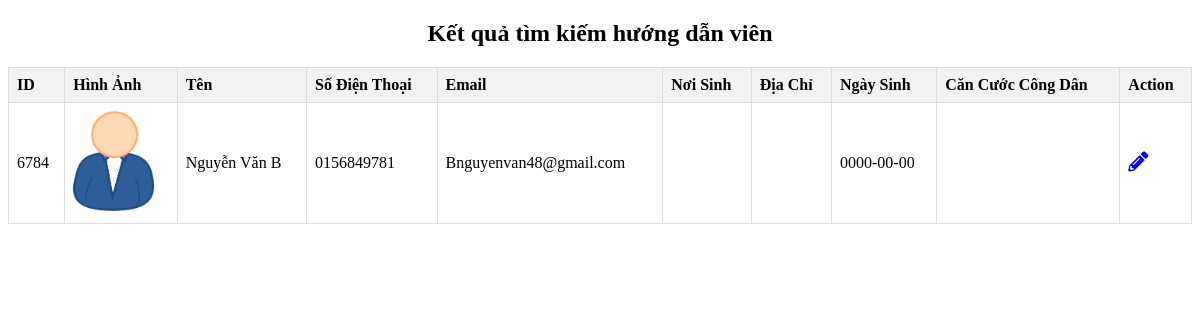
Page /DatVeMayBay/search-hdv.php?keyword=6784 on the committed database.
### tables this page shows
CREATE TABLE `huongdanvien` (
  `ID_HuongDanVien` int(11) NOT NULL,
  `TenHuongDanVien` varchar(255) DEFAULT NULL,
  `SoDienThoai` varchar(20) DEFAULT NULL,
  `Email` varchar(100) DEFAULT NULL,
  `HinhAnh` text DEFAULT NULL,
  `NoiSinh` varchar(255) DEFAULT NULL,
  `DiaChi` varchar(255) DEFAULT NULL,
  `NgaySinh` date DEFAULT NULL,
  `CCCD` varchar(255) DEFAULT NULL,
  `TrangThai` int(11) DEFAULT NULL
);

### DatVeMayBay/search-hdv.php (the view, shortened to what this page needs)
<?php
require_once 'db.php';
?>
<!DOCTYPE html>
<html lang="en">
<head>
    <link rel="stylesheet" href="https://cdnjs.cloudflare.com/ajax/libs/font-awesome/5.15.4/css/all.min.css">
</head>
<body>
    <h2 style="text-align: center;">Kết quả tìm kiếm hướng dẫn viên</h2>
    <table>
        <thead>
            <tr>
                <th>ID</th>
                <th>Hình Ảnh</th>
                <th>Tên</th>
                <th>Số Điện Thoại</th>
                <th>Email</th>
                <th>Nơi Sinh</th>
                <th>Địa Chỉ</th>
                <th>Ngày Sinh</th>
                <th>Căn Cước Công Dân</th>
                <th>Action</th>
            </tr>
        </thead>
        <tbody>
            <?php
            if(isset($_GET['keyword'])) {
                $keyword = mysqli_real_escape_string($connect, $_GET['keyword']);
                $sql = "SELECT * FROM huongdanvien WHERE TrangThai IS NULL AND (ID_HuongDanVien = '$keyword' OR TenHuongDanVien LIKE '%$keyword%')";
                $result = $connect->query($sql);
                if ($result->num_rows > 0) {
                    while($row = $result->fetch_assoc()) {
                        echo "<tr>";
                        echo "<td>" . $row["ID_HuongDanVien"] . "</td>";
                        echo "<td><img src='/BayWithVaa/img/" . $row["HinhAnh"] . "' alt='Hình ảnh' style='max-width: 100px; max-height: 100px;'></td>";
                        echo "<td>" . $row["TenHuongDanVien"] . "</td>";
                        echo "<td>" . $row["SoDienThoai"] . "</td>";
                        echo "<td>" . $row["Email"] . "</td>";
                        echo "<td>" . $row["NoiSinh"] . "</td>";
                        echo "<td>" . $row["DiaChi"] . "</td>";
                        echo "<td>" . $row["NgaySinh"] . "</td>";
                        echo "<td>" . $row["CCCD"] . "</td>";
                        echo "<td><a href='edit-hdv.php?id=" . $row["ID_HuongDanVien"] . "' target='_blank'><i class='fas fa-pencil-alt'></i></a></td>";
                        echo "</tr>";
                    }
                } else {
                    echo "<tr><td colspan='10'>Không tìm thấy kết quả phù hợp.</td></tr>";
                }
            } else {
                echo "<tr><td colspan='10'>Vui lòng nhập từ khóa tìm kiếm.</td></tr>";
            }
            ?>
        </tbody>
    </table>
</body>
</html>

### DatVeMayBay/search-hdv.php (style rules this page uses)
table { width: 100%; border-collapse: collapse; margin-top: 20px; }
th, td { border: 1px solid #dddddd; text-align: left; padding: 8px; }
th { background-color: #f2f2f2; }
.fa-pencil-alt { font-size: 20px; }

### rows in the picture
huongdanvien: ID_HuongDanVien "6784", HinhAnh (picture), TenHuongDanVien "Nguyễn Văn B", SoDienThoai "0156849781", Email "Bnguyenvan48@gmail.com", NgaySinh "0000-00-00"
